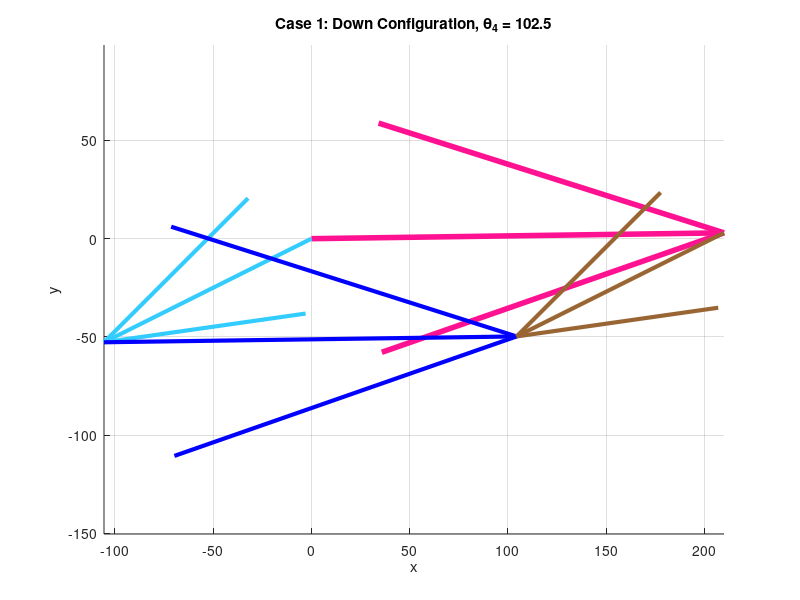
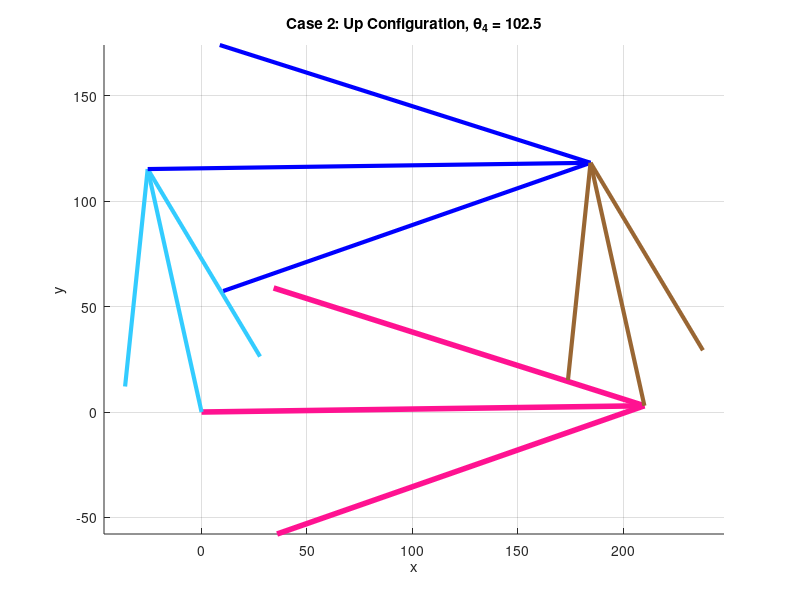

The MATLAB script that drew these images, in order:
clear all
close all
clc

% 1. Parameter Definitions
L1 = 210; % Ground (Pink)
L2 = 118; % Link 2 (Light Blue)
L3 = 210; % Link 3 (Blue)
L4 = 118; % Link 4 (Brown)

a = L2;
b = L3;
c = L4;
d = L1;

% Ground angle
theta1_deg = 0.81;
theta1 = deg2rad(theta1_deg);

% Input: Theta 4
q4_global_deg = 102.5;
q4_global = deg2rad(q4_global_deg);

% Local Theta 4
q4 = q4_global - theta1;

% ---------------------------------------------------------
% STEP 1: Find Theta 2 given Theta 4
% ---------------------------------------------------------
% Inverse K constants
K1_inv = d/c; 
K2_inv = d/a; 
K3_inv = (c^2 - b^2 + a^2 + d^2)/(2*c*a); 

% Coefficients A, B, C for q2
A = cos(q4) - K1_inv - K2_inv*cos(q4) + K3_inv;
B = -2*sin(q4);
C = K1_inv - (K2_inv + 1)*cos(q4) + K3_inv;

disc = B^2 - 4*A*C;

% --- Calculate Both Solutions for q2 ---
% Solution A: (+sqrt) -> Usually Down/Crossed
q2_sol_A = 2*atan((-B + sqrt(disc))/(2*A));

% Solution B: (-sqrt) -> Usually Up/Parallel
q2_sol_B = 2*atan((-B - sqrt(disc))/(2*A));


% ---------------------------------------------------------
% STEP 2: Find Theta 3 for EACH Case
% ---------------------------------------------------------
% Forward K constants
K1 = d/a;
K4 = d/b;
K5 = (c^2 - d^2 - a^2 - b^2)/(2*a*b);

% --- Case 1 Calculation (Using q2_sol_A -> Down) ---
D1 = cos(q2_sol_A) - K1 + K4*cos(q2_sol_A) + K5;
E1 = -2*sin(q2_sol_A);
F1 = K1 + (K4 - 1)*cos(q2_sol_A) + K5;

% Choose sign for q3 that closes the loop correctly (usually + for this mode)
q3_sol_A = 2*atan((-E1 + sqrt(E1^2 - 4*D1*F1))/(2*D1)); 


% --- Case 2 Calculation (Using q2_sol_B -> Up) ---
D2 = cos(q2_sol_B) - K1 + K4*cos(q2_sol_B) + K5;
E2 = -2*sin(q2_sol_B);
F2 = K1 + (K4 - 1)*cos(q2_sol_B) + K5;

% Choose sign for q3 (usually - for this mode)
q3_sol_B = 2*atan((-E2 - sqrt(E2^2 - 4*D2*F2))/(2*D2));


% ---------------------------------------------------------
% ASSIGN CASES & CALCULATE GLOBAL ANGLES
% ---------------------------------------------------------

% Case 1: Down Configuration
q2_target_1 = q2_sol_A;
q3_local_1  = q3_sol_A;

% Case 2: Up Configuration
q2_target_2 = q2_sol_B;
q3_local_2  = q3_sol_B;

% Convert to Global
q2_global_1 = rad2deg(q2_target_1 + theta1);
q3_global_1 = rad2deg(q3_local_1 + theta1);

q2_global_2 = rad2deg(q2_target_2 + theta1);
q3_global_2 = rad2deg(q3_local_2 + theta1);


% ---------------------------------------------------------
% VECTOR CALCULATION & PLOTTING
% ---------------------------------------------------------
% Colors
color_Pink = [1, 0.07, 0.57];
color_LBlue = [0.2, 0.8, 1];
color_Blue = [0, 0, 1];
color_Brown = [0.6, 0.4, 0.2];

% Ground
RO4O2 = d*exp(j*theta1); 
O4x = real(RO4O2); O4y = imag(RO4O2);

% --- Case 1 Vectors ---
RA1 = a*exp(j*(q2_target_1 + theta1));
RBA1 = b*exp(j*(q3_local_1 + theta1));
Ax1 = real(RA1); Ay1 = imag(RA1);
Bx1 = real(RA1 + RBA1); By1 = imag(RA1 + RBA1);

% --- Case 2 Vectors ---
RA2 = a*exp(j*(q2_target_2 + theta1));
RBA2 = b*exp(j*(q3_local_2 + theta1));
Ax2 = real(RA2); Ay2 = imag(RA2);
Bx2 = real(RA2 + RBA2); By2 = imag(RA2 + RBA2);


% --- FIGURE 1: Case 1 (Down/Crossed) ---
figure(1);
hold on;
quiver(0, 0, O4x, O4y, 0, 'Color', color_Pink, 'LineWidth', 4, 'MaxHeadSize', 0.5); % Ground
quiver(0, 0, Ax1, Ay1, 0, 'Color', color_LBlue, 'LineWidth', 3, 'MaxHeadSize', 0.5); % Link 2
quiver(Ax1, Ay1, Bx1-Ax1, By1-Ay1, 0, 'Color', color_Blue, 'LineWidth', 3, 'MaxHeadSize', 0.5); % Link 3
quiver(O4x, O4y, Bx1-O4x, By1-O4y, 0, 'Color', color_Brown, 'LineWidth', 3, 'MaxHeadSize', 0.5); % Link 4
axis equal; grid on;
title(['Case 1: Down Configuration, \theta_4 = ' num2str(q4_global_deg)]);
xlabel('x'); ylabel('y');


% --- FIGURE 2: Case 2 (Up/Parallel) ---
figure(2);
hold on;
quiver(0, 0, O4x, O4y, 0, 'Color', color_Pink, 'LineWidth', 4, 'MaxHeadSize', 0.5); % Ground
quiver(0, 0, Ax2, Ay2, 0, 'Color', color_LBlue, 'LineWidth', 3, 'MaxHeadSize', 0.5); % Link 2
quiver(Ax2, Ay2, Bx2-Ax2, By2-Ay2, 0, 'Color', color_Blue, 'LineWidth', 3, 'MaxHeadSize', 0.5); % Link 3
quiver(O4x, O4y, Bx2-O4x, By2-O4y, 0, 'Color', color_Brown, 'LineWidth', 3, 'MaxHeadSize', 0.5); % Link 4
axis equal; grid on;
title(['Case 2: Up Configuration, \theta_4 = ' num2str(q4_global_deg)]);
xlabel('x'); ylabel('y');


% Display Results
fprintf('--- Results ---\n');
fprintf('Case 1 (Down): Theta 2 = %.4f deg, Theta 3 = %.4f deg\n', q2_global_1, q3_global_1);
fprintf('Case 2 (Up)  : Theta 2 = %.4f deg, Theta 3 = %.4f deg\n', q2_global_2, q3_global_2);
